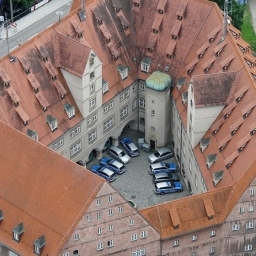
#> input picture data/house.jpg, 256 x 256 px
$ python -i morphological_operations.py   (imports and definitions only)
#> lines starting #> are read from the running program, lines starting #| are printed output that depends on the picture; after the words box and inside, x2 and y2 are one past the last pixel; in counts of white or black regions, pixels touching at a corner belong together
import cv2
import numpy as np

kernel = np.ones((3, 3), np.uint8)


def erosion(img):
    """
    Erosion primarily involves eroding the outer surface (the foreground) of the image. As binary images only contain
    two pixels 0 and 255, it primarily involves eroding the foreground of the image and it is suggested to have the
    foreground as white. The thickness of erosion depends on the size and shape of the defined kernel. We can make
    use of NumPy’s ones() function to define a kernel. There are a lot of other functions like NumPy zeros,
    customized kernels, and others that can be used to define kernels based on the problem in hand.
    """
    kernel = np.ones((10, 10), np.uint8)
    # binarize the image
    binr = cv2.threshold(img, 0, 255, cv2.THRESH_BINARY + cv2.THRESH_OTSU)[1]
    # invert the image
    invert = cv2.bitwise_not(binr)
    return cv2.erode(invert, kernel, iterations=1)


def dilation(img):
    """
    Dilation involves dilating the outer surface (the foreground) of the image. As binary images only contain two
    pixels 0 and 255, it primarily involves expanding the foreground of the image and it is suggested to have the
    foreground as white. The thickness of erosion depends on the size and shape of the defined kernel. We can make
    use of NumPy’s ones() function to define a kernel. There are a lot of other functions like NumPy zeros,
    customized kernels, and others that can be used to define kernels based on the problem at hand. It is exactly
    opposite to the erosion operation
    """
    # binarize the image
    binr = cv2.threshold(img, 0, 255, cv2.THRESH_BINARY + cv2.THRESH_OTSU)[1]
    # invert the image
    invert = cv2.bitwise_not(binr)
    return cv2.dilate(invert, kernel, iterations=1)


def opening(img):
    """
    Opening involves erosion followed by dilation in the outer surface (the foreground) of the image. All the
    above-said constraints for erosion and dilation applies here. It is a blend of the two prime methods. It is
    generally used to remove the noise in the image.
    """
    # binarize the image
    binr = cv2.threshold(img, 0, 255, cv2.THRESH_BINARY + cv2.THRESH_OTSU)[1]
    return cv2.morphologyEx(binr, cv2.MORPH_OPEN, kernel, iterations=1)


def closing(img):
    """
    Closing involves dilation followed by erosion in the outer surface (the foreground) of the image. All the
    above-said constraints for erosion and dilation applies here. It is a blend of the two prime methods. It is
    generally used to remove the noise in the image.
    """
    # binarize the image
    binr = cv2.threshold(img, 0, 255, cv2.THRESH_BINARY + cv2.THRESH_OTSU)[1]
    return cv2.morphologyEx(binr, cv2.MORPH_CLOSE, kernel, iterations=1)

>>> import cv2
>>> picture = cv2.imread('../../data/house.jpg', cv2.IMREAD_GRAYSCALE)
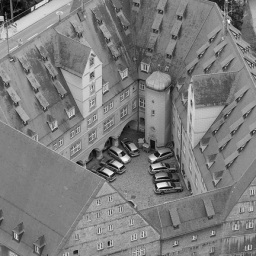
#> picture: shape (256, 256); min 5, max 249, mean 124.9
>>> result = erosion(picture)
#> in erosion, `binr = cv2.threshold(img, 0, 255, cv2.THRESH_BINARY + cv2.THRESH_OTSU)..`:
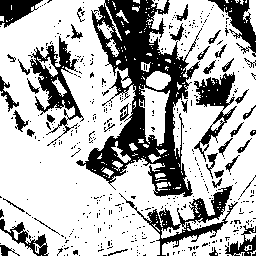
#> binr: shape (256, 256); 70.3% white; 458 black regions (412 under 20 px), largest, box (x1, y1, x2, y2) and area: (76, 0, 202, 197) 9027, (119, 185, 238, 256) 1748, (28, 36, 84, 146) 1743
#> in erosion, `return cv2.erode(invert, kernel, iterations=1)`:
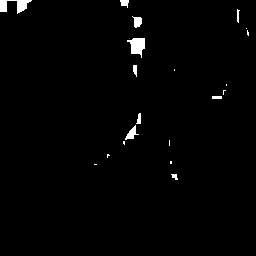
#> returned value: shape (256, 256); 1.3% white; 20 white regions (10 under 20 px), largest, box (x1, y1, x2, y2) and area: (127, 38, 145, 58) 222, (0, 0, 32, 14) 219, (125, 125, 139, 140) 89
